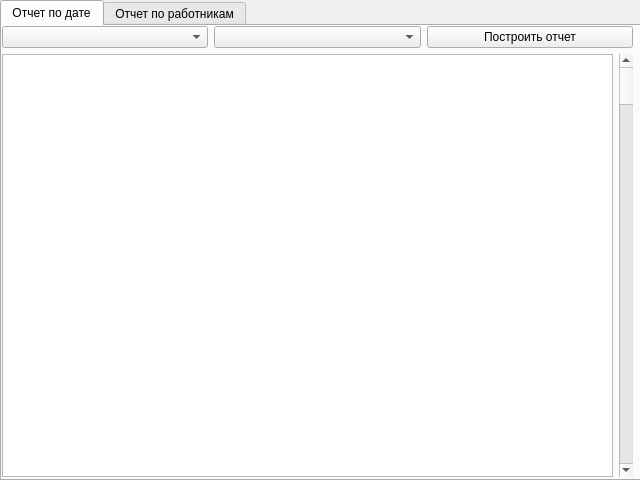
<?xml version="1.0" encoding="UTF-8"?>
<ui version="4.0">
 <class>MainWindow</class>
 <widget class="QMainWindow" name="MainWindow">
  <property name="geometry">
   <rect>
    <x>0</x>
    <y>0</y>
    <width>640</width>
    <height>480</height>
   </rect>
  </property>
  <property name="windowTitle">
   <string>Отчет &quot;Окраска автомобилей&quot;</string>
  </property>
  <property name="windowIcon">
   <iconset>
    <normaloff>C:/Users/danon/Pictures/icon/cat/Pop cat closed.ico</normaloff>C:/Users/danon/Pictures/icon/cat/Pop cat closed.ico</iconset>
  </property>
  <widget class="QWidget" name="centralwidget">
   <widget class="QTabWidget" name="tabWidget">
    <property name="geometry">
     <rect>
      <x>0</x>
      <y>0</y>
      <width>641</width>
      <height>481</height>
     </rect>
    </property>
    <property name="currentIndex">
     <number>0</number>
    </property>
    <widget class="QWidget" name="tab_Date">
     <attribute name="title">
      <string>Отчет по дате</string>
     </attribute>
     <widget class="QWidget" name="verticalLayoutWidget_2">
      <property name="geometry">
       <rect>
        <x>0</x>
        <y>0</y>
        <width>631</width>
        <height>451</height>
       </rect>
      </property>
      <layout class="QVBoxLayout" name="verticalLayout_2">
       <item>
        <layout class="QHBoxLayout" name="horizontalLayout_filterDate">
         <item>
          <widget class="QComboBox" name="comboBox_year"/>
         </item>
         <item>
          <widget class="QComboBox" name="comboBox_month"/>
         </item>
         <item>
          <widget class="QPushButton" name="pushButton_buildReportDate">
           <property name="text">
            <string>Построить отчет</string>
           </property>
          </widget>
         </item>
        </layout>
       </item>
       <item>
        <layout class="QHBoxLayout" name="horizontalLayout_reprotDate">
         <item>
          <widget class="QTableView" name="tableView_reprotDate"/>
         </item>
         <item>
          <widget class="QScrollBar" name="verticalScrollBar_reprotDate">
           <property name="orientation">
            <enum>Qt::Vertical</enum>
           </property>
          </widget>
         </item>
        </layout>
       </item>
      </layout>
     </widget>
    </widget>
    <widget class="QWidget" name="tab_Emp">
     <attribute name="title">
      <string>Отчет по работникам</string>
     </attribute>
     <widget class="QWidget" name="verticalLayoutWidget_3">
      <property name="geometry">
       <rect>
        <x>0</x>
        <y>0</y>
        <width>631</width>
        <height>451</height>
       </rect>
      </property>
      <layout class="QVBoxLayout" name="verticalLayout_3">
       <item>
        <layout class="QHBoxLayout" name="horizontalLayout_filterEmp">
         <item>
          <widget class="QComboBox" name="comboBox_Emp"/>
         </item>
         <item>
          <widget class="QPushButton" name="pushButton_buildReportEmp">
           <property name="text">
            <string>Построить отчет</string>
           </property>
          </widget>
         </item>
        </layout>
       </item>
       <item>
        <layout class="QHBoxLayout" name="horizontalLayout_reportEmp">
         <item>
          <widget class="QTableView" name="tableView_reprotEmp"/>
         </item>
         <item>
          <widget class="QScrollBar" name="verticalScrollBar_reprotEmp">
           <property name="orientation">
            <enum>Qt::Vertical</enum>
           </property>
          </widget>
         </item>
        </layout>
       </item>
      </layout>
     </widget>
    </widget>
   </widget>
  </widget>
 </widget>
 <resources/>
 <connections/>
</ui>
